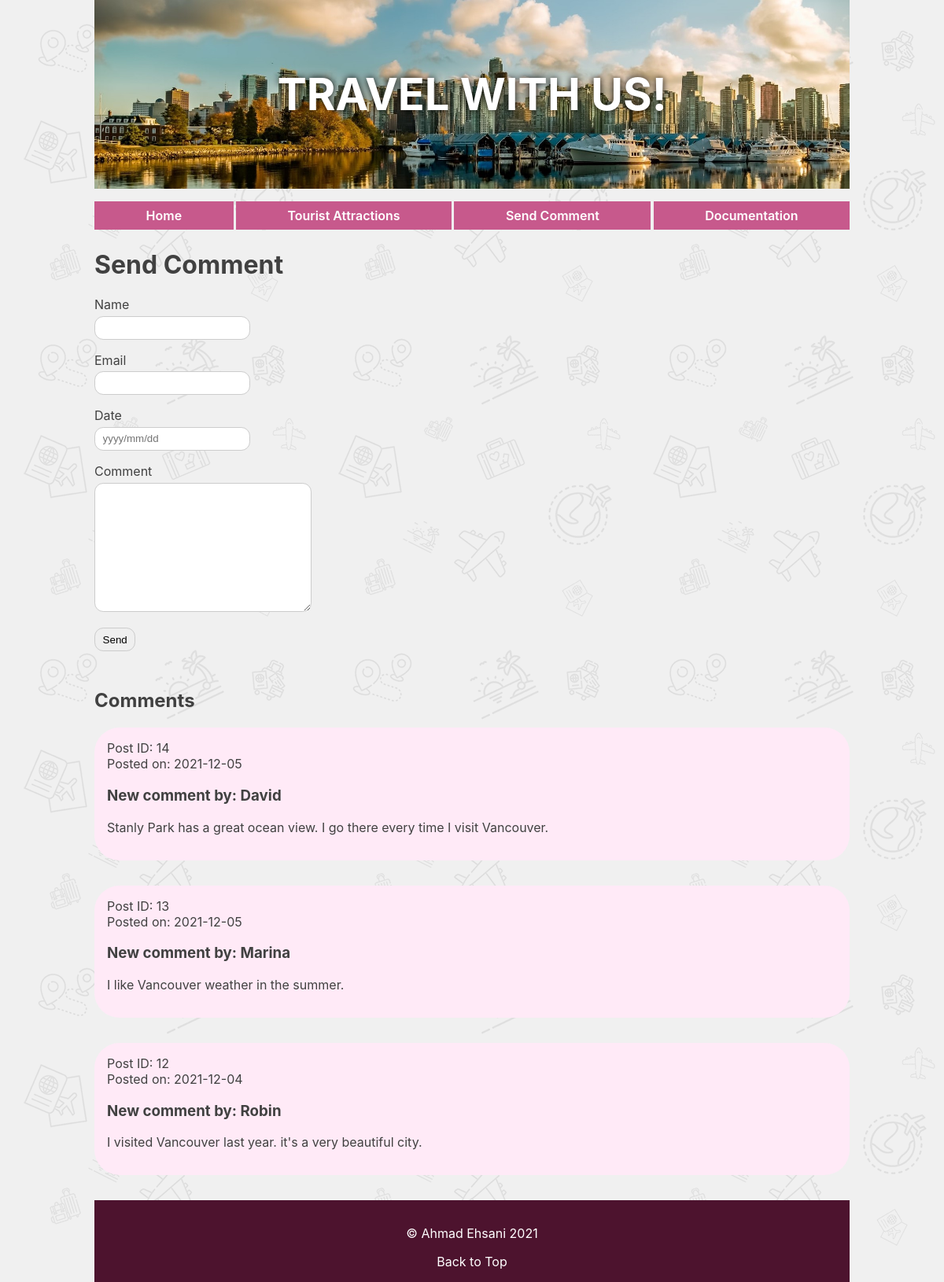
The page /comment.php on the database its author committed.
### tables this page shows
CREATE TABLE `comments` (
  `ID` int(11) NOT NULL,
  `name` varchar(255) NOT NULL,
  `email` varchar(255) NOT NULL,
  `date` date NOT NULL,
  `commentText` text NOT NULL
);

### database/database.php (called while the page is built, shortened)
<?php
function get_posts() {
  global $pdo;
  global $comments;
    $sql = 'SELECT * FROM comments ORDER BY ID DESC';
    $result = $pdo->query($sql);
    while ($row = $result->fetch()) {
        $comments[] = $row;
    }
}

### templates/functions/template_functions.php (the view)
<?php
function the_comments() {
  global $comments;
    echo "<div><h2>Comments</h2>";
    if(!empty($comments)) {
        foreach ($comments as $comment) {
            echo "<div class='comment'>";
            echo '<div>';
            echo 'Post ID: ' . $comment["ID"];
            echo '</div>';
            echo '<div>Posted on: ' . $comment["date"] . '</div>';
            echo '<h3>New comment by: ' . $comment["name"] . '</h3>';
            echo '<div>';
            echo '<p>' . $comment["commentText"] . '</p>';
            echo '</div>';
            echo '</div>';
        }
    }
    echo '</div>';
}

### comment.php (shortened to what this page needs)
<?php
    require_once 'database/database.php';
    require_once 'templates/functions/template_functions.php';
    get_posts();
 ?>
<!DOCTYPE html>
<html lang="en">
  <head>
    <link rel="stylesheet" href="style.css" />
  </head>
  <body>
    <header>TRAVEL WITH US!</header>
    <nav>
      <ul>
        <li><a href="index.html">Home</a></li>
        <li><a href="attractions.html">Tourist Attractions</a></li>
        <li><a href="comment.php">Send Comment</a></li>
        <li><a href="documentation.html">Documentation</a></li>
      </ul>
    </nav>
    <main>
      <h1>Send Comment</h1>
      <form action="http://localhost/2030-project/comment.php" method="post">
        <div class="form-group">
          <label for="name">Name</label>
          <input type="text" name="name" id="name" />
        </div>
        <div class="form-group">
          <label for="email">Email</label>
          <input type="text" name="email" id="email" />
        </div>
        <div class="form-group">
          <label for="date">Date</label>
          <input type="text" placeholder="yyyy/mm/dd" name="date" id="date" />
        </div>
        <div class="form-group">
          <label for="comment">Comment</label>
          <textarea
            name="comment"
            id="comment"
            cols="30"
            rows="10"
            required
          ></textarea>
        </div>
        <button type="submit">Send</button>
      </form>
      <?php
        the_comments();
      ?>
    </main>
    <footer>
      <p>&copy; Ahmad Ehsani 2021</p>
      <a href="#">Back to Top</a>
    </footer>
  </body>
</html>

### style.css (style rules this page uses)
body { color: rgb(65, 65, 65); background-color: rgb(240, 240, 240); background-image: url("images/travel-background.png"); background-repeat: repeat; animation-name: background-move; animation-timing-function: linear; animation-duration: 50s; animation-iteration-count: infinite; font-family: -apple-system, BlinkMacSystemFont, "Segoe UI", Roboto, Oxygen, Ubuntu, Cantarell, "Open Sans", "Helvetica Neue", sans-serif; width: 80%; margin: auto; }
header { background-image: url("images/downtown-vancouver.jpg"); background-size: 100%; background-repeat: no-repeat; height: 10rem; display: flex; justify-content: center; align-items: center; color: white; font-size: 2.5rem; font-weight: bold; text-shadow: 0 0 10px black; }
nav ul { list-style-type: none; color: white; font-weight: 600; padding-left: 0; display: flex; flex-direction: column; gap: 0.2rem; }
nav ul li { background-color: rgb(199, 89, 140); padding: 0.5rem; margin-bottom: 0.2rem; text-align: center; transition: background-color 0.5s; }
a { text-decoration: none; color: inherit; }
h2 { margin-top: 3rem; }
.comment { background-color: #ffeaf7; padding: 1rem; border-radius: 2rem; margin-bottom: 2rem; }
footer { background-color: rgb(77, 19, 46); text-align: center; padding: 1rem; color: white; }
footer a { padding: 0.4rem 0.6rem; border-radius: 1rem; transition: background-color 0.5s; }
form { margin-bottom: 2rem; }
form label { display: block; margin-bottom: 0.3rem; }
form input, form textarea, form button { border-radius: 0.7rem; padding: 0.4rem 0.6rem; border: 1px solid #ccc; outline: 0; transition: box-shadow 0.2s, border 0.2s, background-color 0.2s; }
form .form-group { margin-bottom: 1rem; }
@media screen and (min-width: 1000px) { header { height: 15rem; font-size: 3.5rem; } }
@media screen and (min-width: 1000px) { nav ul { flex-direction: row; } }
@media screen and (min-width: 1000px) { nav ul li { flex-grow: 1; } }

### rows shown on the page
comments: ID "14", date "2021-12-05", name "David", commentText "Stanly Park has a great ocean view. I go there every time I visit Vancouver."
comments: ID "13", date "2021-12-05", name "Marina", commentText "I like Vancouver weather in the summer."
comments: ID "12", date "2021-12-04", name "Robin", commentText "I visited Vancouver last year. it's a very beautiful city."
